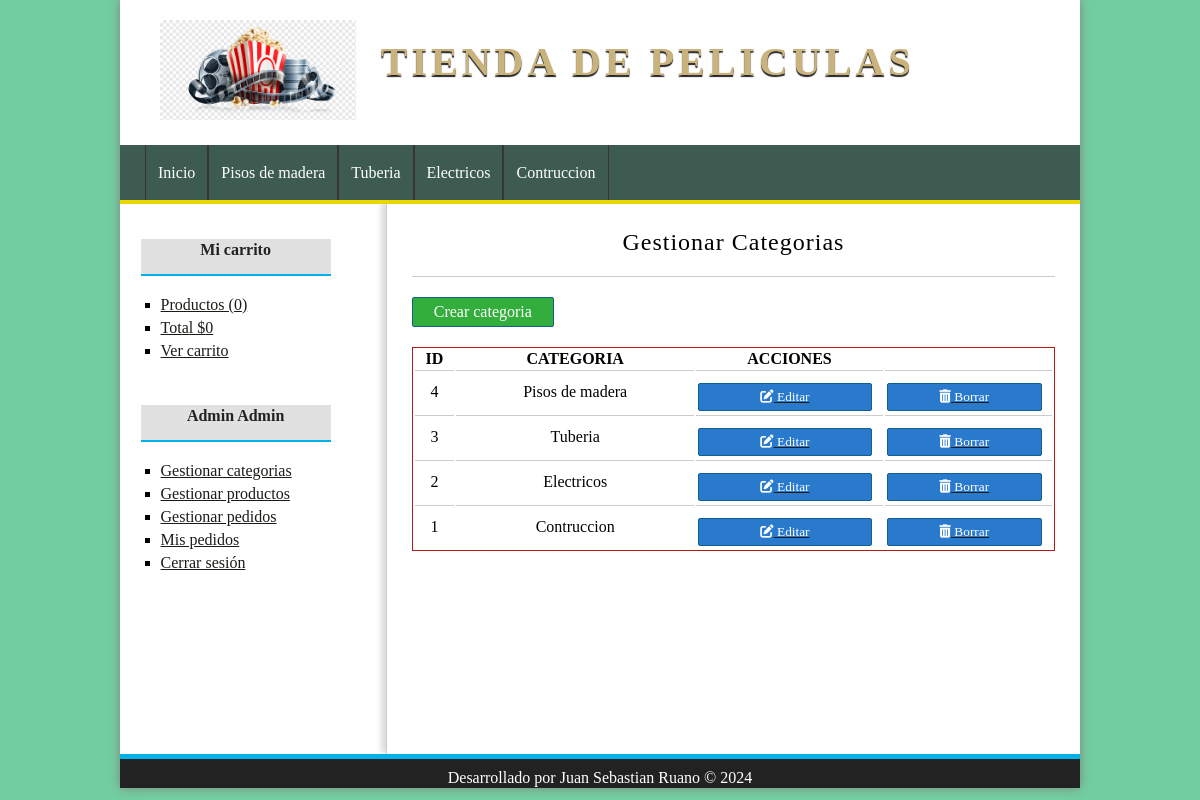
The page /categoria/index (signed in) on the database its author committed.
### tables this page shows
CREATE TABLE `t_categorias` (
  `id_categoria` int(11) NOT NULL,
  `nombre_categoria` varchar(100) NOT NULL
);

### config/db.php (called while the page is built)
<?php
class Database{
    public static function connect(){
        $db = new mysqli('localhost','root','','TiendaPeliculas');
        $db->query("SET NAMES 'utf8'");
        return $db;
    }
}

### helpers/utils.php (called while the page is built, shortened)
<?php
class Utils{
    public static function showCategorias(){
        require_once 'models/categoria.php';
        $categoria = new Categoria();
        $categorias = $categoria->getAll();
        return $categorias;
    }
}

### models/categoria.php (called while the page is built, shortened)
<?php
    class Categoria{
        private $db;
        public function __construct()
        {
         $this->db = Database::connect();
        }
        public function getAll(){
            $categorias = $this->db->query("SELECT * FROM t_categorias ORDER BY id_categoria DESC;");
            return $categorias;
        }
    }

### controllers/categoriaController.php (called while the page is built, shortened)
<?php
require_once 'models/categoria.php';
class categoriaController{
    public function index(){
        $categoria = new Categoria();
        $categorias = $categoria->getAll();
        require_once 'views/categoria/index.php';
    }
}

### views/categoria/index.php (the view)
<h1>Gestionar Categorias</h1>
<div class="categoria">
    <a href="<?=base_url?>categoria/crear" class="button button-small">
        Crear categoria
    </a>
    <table>
        <tr>
            <th>ID</th>
            <th>CATEGORIA</th>
            <th>           ACCIONES</th>
        </tr>
        <?php while($cat = $categorias->fetch_object()): ?>
            <tr>
                <td><?=$cat->id_categoria;?></td>
                <td><?=$cat->nombre_categoria;?></td>
                    <td>
                        <a href="<?=base_url?>categoria/editar&id=<?=$cat->id_categoria?>">
                            <button class="btn edit-btn">
                                <i class="fas fa-edit"></i> Editar
                            </button>
                        </a>
                    </td>
                    <td>
                        <a href="<?=base_url?>categoria/eliminar&id=<?=$cat->id_categoria?>">
                            <button class="btn delete-btn">
                                <i class="fas fa-trash-alt"></i> Borrar
                            </button>
                        </a>
                    </td>
            </tr>
        <?php endwhile; ?>
    </table>
</div>

### views/layout/header.php (shortened to what this page needs)
<!DOCTYPE html>
<html lang="es">
<head>
    <link rel="stylesheet" type="text/css" href="<?=base_url?>assets/css/styles.css" />
    <link rel="stylesheet" href="https://cdnjs.cloudflare.com/ajax/libs/font-awesome/6.0.0-beta3/css/all.min.css">
</head>
<body>
    <div id="container">
        <header id="header">
            <div id="logo">
                <img src="<?=base_url?>assets/img/peliculas.png" alt="Ferreteria logo" />
                <a href="<?=base_url?>">Tienda de Peliculas</a>
            </div>
        </header>
        <?php $categorias = Utils::showCategorias(); ?>
        <nav id="menu">
            <ul>
                <li>
                    <a href="<?=base_url?>">Inicio</a>
                </li>
                <?php while($cat = $categorias->fetch_object()): ?>
                    <li>
                        <a href="<?=base_url?>categoria/ver&id=<?=$cat->id_categoria?>"><?=$cat->nombre_categoria?></a>
                    </li>
                <?php endwhile; ?>
            </ul>
        </nav>
        <div id="content">

### assets/css/styles.css (style rules this page uses)
* { padding: 0px; margin: 0px; font-family: cursive; }
body { background: rgba(22, 175, 99, 0.605); }
a { color: #1b1b17; }
table { text-align: center; width: 100%; border: 1px solid #bd1616; }
td { border-top: 1px solid #ccc; padding: 2px; }
#container { width: 80%; margin: 0px auto; box-shadow: 0px 0px 10px gray; background: white; }
#header { height: 145px; background: #fffeff; }
#logo { padding: 20px; margin-left: 20px; float: left; }
#logo img { float: left; height: 100px; }
#logo a { float: left; font-size: 40px; letter-spacing: 4px; font-family: cursive; text-transform: uppercase; color: #cab27d; font-weight: bold; text-decoration: none; margin-top: 18px; margin-left: 25px; text-shadow: 0px 2px 1px #222222; transition: all 300ms; }
#menu { clear:both; background: #0b2f24c9; color:black; height: 55px; border-bottom: 4px solid #ead701; }
#menu ul { list-style: none; text-decoration: none; margin: 0px auto; margin-left: 25px; }
#menu ul li { line-height: 55px; float: left; border-right: 1px solid #363636; }
#menu a { display: block; color:white; text-decoration: none; padding-left: 12px; padding-right: 12px; transition: all 300ms; }
#menu a:first-child { border-left: 1px solid #363636; }
#content { margin: 0px auto; overflow: hidden; background: white; }
input[type="button"], input[type="submit"], button, .button { display: block; border-radius: 2px; width: auto; padding: 5px; padding-left: 10px; padding-right: 10px; color: white; background: #2979CD; border: 1px solid #11608E; cursor: pointer; }
.button { background: #33AE3D; color: white !important; text-decoration: none; }
.button-small { width: 120px; text-align: center; margin-bottom: 20px; }
label, input[type="button"], input[type="submit"], button { display: block; width: 95%; margin-top: 10px; }
#central h1 { font-size: 24px; font-weight: normal; letter-spacing: 1px; text-align: center; border-bottom: 1px solid #ccc; margin-bottom: 20px; padding: 20px; padding-top: 0px; }

### rows shown on the page
t_categorias: nombre_categoria "Pisos de madera", id_categoria "4"
t_categorias: nombre_categoria "Tuberia", id_categoria "3"
t_categorias: nombre_categoria "Electricos", id_categoria "2"
t_categorias: nombre_categoria "Contruccion", id_categoria "1"

### other values the page prints
$stats['count'] "0"
$stats['total'] "0"
$_SESSION['identity']->nombre "Admin"
$_SESSION['identity']->apellidos "Admin"
